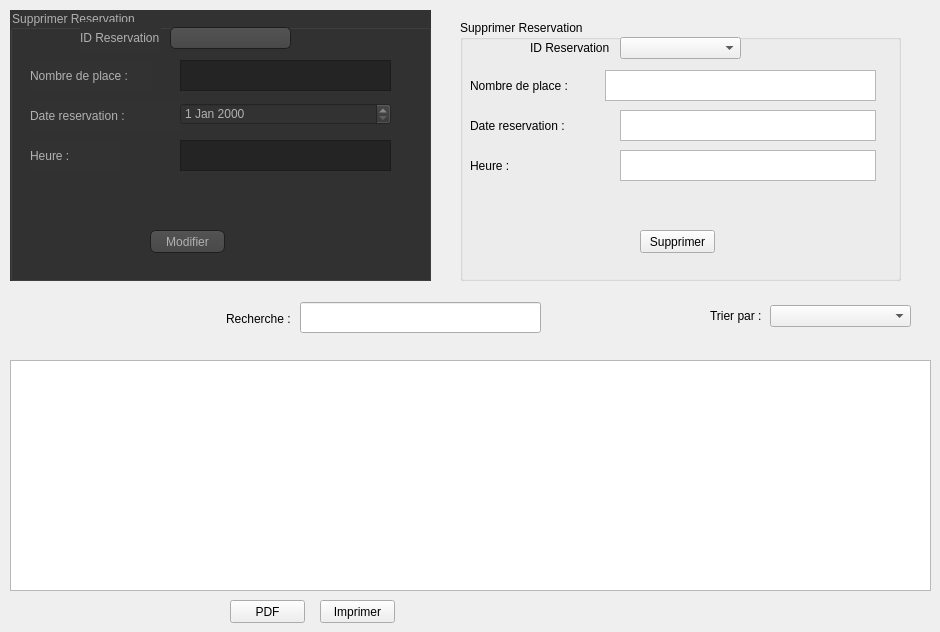
     <widget class="QWidget" name="tab_2">
      <attribute name="title">
       <string>Gerer Reservation</string>
      </attribute>
      <widget class="QGroupBox" name="groupBox_2">
       <property name="geometry">
        <rect>
         <x>460</x>
         <y>20</y>
         <width>441</width>
         <height>261</height>
        </rect>
       </property>
       <property name="styleSheet">
        <string notr="true"/>
       </property>
       <property name="title">
        <string>Supprimer Reservation</string>
       </property>
       <widget class="QComboBox" name="comboBox">
        <property name="geometry">
         <rect>
          <x>160</x>
          <y>17</y>
          <width>121</width>
          <height>22</height>
         </rect>
        </property>
       </widget>
       <widget class="QLabel" name="label">
        <property name="geometry">
         <rect>
          <x>70</x>
          <y>12</y>
          <width>81</width>
          <height>31</height>
         </rect>
        </property>
        <property name="text">
         <string>ID Reservation</string>
        </property>
       </widget>
       <widget class="QPushButton" name="SupprimerBouton">
        <property name="geometry">
         <rect>
          <x>180</x>
          <y>210</y>
          <width>75</width>
          <height>23</height>
         </rect>
        </property>
        <property name="text">
         <string>Supprimer</string>
        </property>
       </widget>
       <widget class="QTextBrowser" name="nbplaceval">
        <property name="geometry">
         <rect>
          <x>145</x>
          <y>50</y>
          <width>271</width>
          <height>31</height>
         </rect>
        </property>
       </widget>
       <widget class="QTextBrowser" name="datereserval">
        <property name="geometry">
         <rect>
          <x>160</x>
          <y>90</y>
          <width>256</width>
          <height>31</height>
         </rect>
        </property>
       </widget>
       <widget class="QTextBrowser" name="heureval">
        <property name="geometry">
         <rect>
          <x>160</x>
          <y>130</y>
          <width>256</width>
          <height>31</height>
         </rect>
        </property>
       </widget>
       <widget class="QLabel" name="label_19">
        <property name="geometry">
         <rect>
          <x>10</x>
          <y>130</y>
          <width>91</width>
          <height>31</height>
         </rect>
        </property>
        <property name="text">
         <string>Heure :</string>
        </property>
       </widget>
       <widget class="QLabel" name="label_24">
        <property name="geometry">
         <rect>
          <x>10</x>
          <y>90</y>
          <width>131</width>
          <height>31</height>
         </rect>
        </property>
        <property name="text">
         <string>Date reservation :</string>
        </property>
       </widget>
       <widget class="QLabel" name="label_18">
        <property name="geometry">
         <rect>
          <x>10</x>
          <y>50</y>
          <width>121</width>
          <height>31</height>
         </rect>
        </property>
        <property name="text">
         <string>Nombre de place :</string>
        </property>
       </widget>
      </widget>
      <widget class="QTableView" name="tablemodifier">
       <property name="geometry">
        <rect>
         <x>10</x>
         <y>360</y>
         <width>921</width>
         <height>231</height>
        </rect>
       </property>
      </widget>
      <widget class="QGroupBox" name="groupBox_3">
       <property name="geometry">
        <rect>
         <x>10</x>
         <y>10</y>
         <width>421</width>
         <height>271</height>
        </rect>
       </property>
       <property name="styleSheet">
        <string notr="true">QToolTip
{
     border: 1px solid black;
     background-color: #ffa02f;
     padding: 1px;
     border-radius: 3px;
     opacity: 100;
}

QWidget
{
    color: #b1b1b1;
    background-color: #323232;
}

QWidget:item:hover
{
    background-color: QLinearGradient( x1: 0, y1: 0, x2: 0, y2: 1, stop: 0 #ffa02f, stop: 1 #ca0619);
    color: #000000;
}

QWidget:item:selected
{
    background-color: QLinearGradient( x1: 0, y1: 0, x2: 0, y2: 1, stop: 0 #ffa02f, stop: 1 #d7801a);
}

QMenuBar::item
{
    background: transparent;
}

QMenuBar::item:selected
{
    background: transparent;
    border: 1px solid #ffaa00;
}

QMenuBar::item:pressed
{
    background: #444;
    border: 1px solid #000;
    background-color: QLinearGradient(
        x1:0, y1:0,
        x2:0, y2:1,
        stop:1 #212121,
        stop:0.4 #343434/*,
        stop:0.2 #343434,
        stop:0.1 #ffaa00*/
    );
    margin-bottom:-1px;
    padding-bottom:1px;
}

QMenu
{
    border: 1px solid #000;
}

QMenu::item
{
    padding: 2px 20px 2px 20px;
}

QMenu::item:selected
{
    color: #000000;
}

QWidget:disabled
{
    color: #404040;
    background-color: #323232;
}

QAbstractItemView
{
    background-color: QLinearGradient( x1: 0, y1: 0, x2: 0, y2: 1, stop: 0 #4d4d4d, stop: 0.1 #646464, stop: 1 #5d5d5d);
}

QWidget:focus
{
    /*border: 2px solid QLinearGradient( x1: 0, y1: 0, x2: 0, y2: 1, stop: 0 #ffa02f, stop: 1 #d7801a);*/
}

QLineEdit
{
    background-color: QLinearGradient( x1: 0, y1: 0, x2: 0, y2: 1, stop: 0 #4d4d4d, stop: 0 #646464, stop: 1 #5d5d5d);
    padding: 1px;
    border-style: solid;
    border: 1px solid #1e1e1e;
    border-radius: 5;
}

QPushButton
{
    color: #b1b1b1;
    background-color: QLinearGradient( x1: 0, y1: 0, x2: 0, y2: 1, stop: 0 #565656, stop: 0.1 #525252, stop: 0.5 #4e4e4e, stop: 0.9 #4a4a4a, stop: 1 #464646);
    border-width: 1px;
    border-color: #1e1e1e;
    border-style: solid;
    border-radius: 6;
    padding: 3px;
    font-size: 12px;
    padding-left: 5px;
    padding-right: 5px;
}

QPushButton:pressed
{
    background-color: QLinearGradient( x1: 0, y1: 0, x2: 0, y2: 1, stop: 0 #2d2d2d, stop: 0.1 #2b2b2b, stop: 0.5 #292929, stop: 0.9 #282828, stop: 1 #252525);
}

QComboBox
{
    selection-background-color: #ffaa00;
    background-color: QLinearGradient( x1: 0, y1: 0, x2: 0, y2: 1, stop: 0 #565656, stop: 0.1 #525252, stop: 0.5 #4e4e4e, stop: 0.9 #4a4a4a, stop: 1 #464646);
    border-style: solid;
    border: 1px solid #1e1e1e;
    border-radius: 5;
}

QComboBox:hover,QPushButton:hover
{
    border: 2px solid QLinearGradient( x1: 0, y1: 0, x2: 0, y2: 1, stop: 0 #ffa02f, stop: 1 #d7801a);
}


QComboBox:on
{
    padding-top: 3px;
    padding-left: 4px;
    background-color: QLinearGradient( x1: 0, y1: 0, x2: 0, y2: 1, stop: 0 #2d2d2d, stop: 0.1 #2b2b2b, stop: 0.5 #292929, stop: 0.9 #282828, stop: 1 #252525);
    selection-background-color: #ffaa00;
}

QComboBox QAbstractItemView
{
    border: 2px solid darkgray;
    selection-background-color: QLinearGradient( x1: 0, y1: 0, x2: 0, y2: 1, stop: 0 #ffa02f, stop: 1 #d7801a);
}

QComboBox::drop-down
{
     subcontrol-origin: padding;
     subcontrol-position: top right;
     width: 15px;

     border-left-width: 0px;
     border-left-color: darkgray;
     border-left-style: solid; /* just a single line */
     border-top-right-radius: 3px; /* same radius as the QComboBox */
     border-bottom-right-radius: 3px;
 }

QComboBox::down-arrow
{
     image: url(:/down_arrow.png);
}

QGroupBox:focus
{
border: 2px solid QLinearGradient( x1: 0, y1: 0, x2: 0, y2: 1, stop: 0 #ffa02f, stop: 1 #d7801a);
}

QTextEdit:focus
{
    border: 2px solid QLinearGradient( x1: 0, y1: 0, x2: 0, y2: 1, stop: 0 #ffa02f, stop: 1 #d7801a);
}

QScrollBar:horizontal {
     border: 1px solid #222222;
     background: QLinearGradient( x1: 0, y1: 0, x2: 0, y2: 1, stop: 0.0 #121212, stop: 0.2 #282828, stop: 1 #484848);
     height: 7px;
     margin: 0px 16px 0 16px;
}

QScrollBar::handle:horizontal
{
      background: QLinearGradient( x1: 0, y1: 0, x2: 1, y2: 0, stop: 0 #ffa02f, stop: 0.5 #d7801a, stop: 1 #ffa02f);
      min-height: 20px;
      border-radius: 2px;
}

QScrollBar::add-line:horizontal {
      border: 1px solid #1b1b19;
      border-radius: 2px;
      background: QLinearGradient( x1: 0, y1: 0, x2: 1, y2: 0, stop: 0 #ffa02f, stop: 1 #d7801a);
      width: 14px;
      subcontrol-position: right;
      subcontrol-origin: margin;
}

QScrollBar::sub-line:horizontal {
      border: 1px solid #1b1b19;
      border-radius: 2px;
      background: QLinearGradient( x1: 0, y1: 0, x2: 1, y2: 0, stop: 0 #ffa02f, stop: 1 #d7801a);
      width: 14px;
     subcontrol-position: left;
     subcontrol-origin: margin;
}

QScrollBar::right-arrow:horizontal, QScrollBar::left-arrow:horizontal
{
      border: 1px solid black;
      width: 1px;
      height: 1px;
      background: white;
}

QScrollBar::add-page:horizontal, QScrollBar::sub-page:horizontal
{
      background: none;
}

QScrollBar:vertical
{
      background: QLinearGradient( x1: 0, y1: 0, x2: 1, y2: 0, stop: 0.0 #121212, stop: 0.2 #282828, stop: 1 #484848);
      width: 7px;
      margin: 16px 0 16px 0;
      border: 1px solid #222222;
}

QScrollBar::handle:vertical
{
      background: QLinearGradient( x1: 0, y1: 0, x2: 0, y2: 1, stop: 0 #ffa02f, stop: 0.5 #d7801a, stop: 1 #ffa02f);
      min-height: 20px;
      border-radius: 2px;
}

QScrollBar::add-line:vertical
{
      border: 1px solid #1b1b19;
      border-radius: 2px;
      background: QLinearGradient( x1: 0, y1: 0, x2: 0, y2: 1, stop: 0 #ffa02f, stop: 1 #d7801a);
      height: 14px;
      subcontrol-position: bottom;
      subcontrol-origin: margin;
}

QScrollBar::sub-line:vertical
{
      border: 1px solid #1b1b19;
      border-radius: 2px;
      background: QLinearGradient( x1: 0, y1: 0, x2: 0, y2: 1, stop: 0 #d7801a, stop: 1 #ffa02f);
      height: 14px;
      subcontrol-position: top;
      subcontrol-origin: margin;
}

QScrollBar::up-arrow:vertical, QScrollBar::down-arrow:vertical
{
      border: 1px solid black;
      width: 1px;
      height: 1px;
      background: white;
}


QScrollBar::add-page:vertical, QScrollBar::sub-page:vertical
{
      background: none;
}

QTextEdit
{
    background-color: #242424;
}

QPlainTextEdit
{
    background-color: #242424;
}

QHeaderView::section
{
    background-color: QLinearGradient(x1:0, y1:0, x2:0, y2:1, stop:0 #616161, stop: 0.5 #505050, stop: 0.6 #434343, stop:1 #656565);
    color: white;
    padding-left: 4px;
    border: 1px solid #6c6c6c;
}

QCheckBox:disabled
{
color: #414141;
}

QDockWidget::title
{
    text-align: center;
    spacing: 3px; /* spacing between items in the tool bar */
    background-color: QLinearGradient(x1:0, y1:0, x2:0, y2:1, stop:0 #323232, stop: 0.5 #242424, stop:1 #323232);
}

QDockWidget::close-button, QDockWidget::float-button
{
    text-align: center;
    spacing: 1px; /* spacing between items in the tool bar */
    background-color: QLinearGradient(x1:0, y1:0, x2:0, y2:1, stop:0 #323232, stop: 0.5 #242424, stop:1 #323232);
}

QDockWidget::close-button:hover, QDockWidget::float-button:hover
{
    background: #242424;
}

QDockWidget::close-button:pressed, QDockWidget::float-button:pressed
{
    padding: 1px -1px -1px 1px;
}

QMainWindow::separator
{
    background-color: QLinearGradient(x1:0, y1:0, x2:0, y2:1, stop:0 #161616, stop: 0.5 #151515, stop: 0.6 #212121, stop:1 #343434);
    color: white;
    padding-left: 4px;
    border: 1px solid #4c4c4c;
    spacing: 3px; /* spacing between items in the tool bar */
}

QMainWindow::separator:hover
{

    background-color: QLinearGradient(x1:0, y1:0, x2:0, y2:1, stop:0 #d7801a, stop:0.5 #b56c17 stop:1 #ffa02f);
    color: white;
    padding-left: 4px;
    border: 1px solid #6c6c6c;
    spacing: 3px; /* spacing between items in the tool bar */
}

QToolBar::handle
{
     spacing: 3px; /* spacing between items in the tool bar */
     background: url(:/images/handle.png);
}

QMenu::separator
{
    height: 2px;
    background-color: QLinearGradient(x1:0, y1:0, x2:0, y2:1, stop:0 #161616, stop: 0.5 #151515, stop: 0.6 #212121, stop:1 #343434);
    color: white;
    padding-left: 4px;
    margin-left: 10px;
    margin-right: 5px;
}

QProgressBar
{
    border: 2px solid grey;
    border-radius: 5px;
    text-align: center;
}

QProgressBar::chunk
{
    background-color: #d7801a;
    width: 2.15px;
    margin: 0.5px;
}

QTabBar::tab {
    color: #b1b1b1;
    border: 1px solid #444;
    border-bottom-style: none;
    background-color: #323232;
    padding-left: 10px;
    padding-right: 10px;
    padding-top: 3px;
    padding-bottom: 2px;
    margin-right: -1px;
}

QTabWidget::pane {
    border: 1px solid #444;
    top: 1px;
}

QTabBar::tab:last
{
    margin-right: 0; /* the last selected tab has nothing to overlap with on the right */
    border-top-right-radius: 3px;
}

QTabBar::tab:first:!selected
{
 margin-left: 0px; /* the last selected tab has nothing to overlap with on the right */


    border-top-left-radius: 3px;
}

QTabBar::tab:!selected
{
    color: #b1b1b1;
    border-bottom-style: solid;
    margin-top: 3px;
    background-color: QLinearGradient(x1:0, y1:0, x2:0, y2:1, stop:1 #212121, stop:.4 #343434);
}

QTabBar::tab:selected
{
    border-top-left-radius: 3px;
    border-top-right-radius: 3px;
    margin-bottom: 0px;
}

QTabBar::tab:!selected:hover
{
    /*border-top: 2px solid #ffaa00;
    padding-bottom: 3px;*/
    border-top-left-radius: 3px;
    border-top-right-radius: 3px;
    background-color: QLinearGradient(x1:0, y1:0, x2:0, y2:1, stop:1 #212121, stop:0.4 #343434, stop:0.2 #343434, stop:0.1 #ffaa00);
}

QRadioButton::indicator:checked, QRadioButton::indicator:unchecked{
    color: #b1b1b1;
    background-color: #323232;
    border: 1px solid #b1b1b1;
    border-radius: 6px;
}

QRadioButton::indicator:checked
{
    background-color: qradialgradient(
        cx: 0.5, cy: 0.5,
        fx: 0.5, fy: 0.5,
        radius: 1.0,
        stop: 0.25 #ffaa00,
        stop: 0.3 #323232
    );
}

QCheckBox::indicator{
    color: #b1b1b1;
    background-color: #323232;
    border: 1px solid #b1b1b1;
    width: 9px;
    height: 9px;
}

QRadioButton::indicator
{
    border-radius: 6px;
}

QRadioButton::indicator:hover, QCheckBox::indicator:hover
{
    border: 1px solid #ffaa00;
}

QCheckBox::indicator:checked
{
    image:url(:/images/checkbox.png);
}

QCheckBox::indicator:disabled, QRadioButton::indicator:disabled
{
    border: 1px solid #444;
}</string>
       </property>
       <property name="title">
        <string>Supprimer Reservation</string>
       </property>
       <widget class="QComboBox" name="comboBox_modif">
        <property name="geometry">
         <rect>
          <x>160</x>
          <y>17</y>
          <width>121</width>
          <height>22</height>
         </rect>
        </property>
       </widget>
       <widget class="QLabel" name="label_2">
        <property name="geometry">
         <rect>
          <x>70</x>
          <y>12</y>
          <width>81</width>
          <height>31</height>
         </rect>
        </property>
        <property name="text">
         <string>ID Reservation</string>
        </property>
       </widget>
       <widget class="QPushButton" name="ModifierBouton">
        <property name="geometry">
         <rect>
          <x>140</x>
          <y>220</y>
          <width>75</width>
          <height>23</height>
         </rect>
        </property>
        <property name="text">
         <string>Modifier</string>
        </property>
       </widget>
       <widget class="QTextEdit" name="heure_modif">
        <property name="geometry">
         <rect>
          <x>170</x>
          <y>130</y>
          <width>211</width>
          <height>31</height>
         </rect>
        </property>
       </widget>
       <widget class="QTextEdit" name="nbplace_modif">
        <property name="geometry">
         <rect>
          <x>170</x>
          <y>50</y>
          <width>211</width>
          <height>31</height>
         </rect>
        </property>
       </widget>
       <widget class="QLabel" name="label_23">
        <property name="geometry">
         <rect>
          <x>20</x>
          <y>90</y>
          <width>151</width>
          <height>31</height>
         </rect>
        </property>
        <property name="styleSheet">
         <string notr="true"/>
        </property>
        <property name="text">
         <string>Date reservation :</string>
        </property>
       </widget>
       <widget class="QLabel" name="label_16">
        <property name="geometry">
         <rect>
          <x>20</x>
          <y>50</y>
          <width>121</width>
          <height>31</height>
         </rect>
        </property>
        <property name="text">
         <string>Nombre de place :</string>
        </property>
       </widget>
       <widget class="QLabel" name="label_17">
        <property name="geometry">
         <rect>
          <x>20</x>
          <y>130</y>
          <width>91</width>
          <height>31</height>
         </rect>
        </property>
        <property name="text">
         <string>Heure :</string>
        </property>
       </widget>
       <widget class="QDateEdit" name="dateresermodif">
        <property name="geometry">
         <rect>
          <x>170</x>
          <y>93</y>
          <width>211</width>
          <height>22</height>
         </rect>
        </property>
       </widget>
      </widget>
      <widget class="QLabel" name="label_3">
       <property name="geometry">
        <rect>
         <x>226</x>
         <y>303</y>
         <width>91</width>
         <height>31</height>
        </rect>
       </property>
       <property name="styleSheet">
        <string notr="true">color: rgb(0, 0, 0);</string>
       </property>
       <property name="text">
        <string>Recherche :</string>
       </property>
      </widget>
      <widget class="QLabel" name="label_4">
       <property name="geometry">
        <rect>
         <x>710</x>
         <y>300</y>
         <width>91</width>
         <height>31</height>
        </rect>
       </property>
       <property name="styleSheet">
        <string notr="true">color: rgb(0, 0, 0);</string>
       </property>
       <property name="text">
        <string>Trier par :</string>
       </property>
      </widget>
      <widget class="QLineEdit" name="recherche">
       <property name="geometry">
        <rect>
         <x>300</x>
         <y>302</y>
         <width>241</width>
         <height>31</height>
        </rect>
       </property>
      </widget>
      <widget class="QComboBox" name="comboBox_Tri">
       <property name="geometry">
        <rect>
         <x>770</x>
         <y>305</y>
         <width>141</width>
         <height>22</height>
        </rect>
       </property>
      </widget>
      <widget class="QPushButton" name="pushButton">
       <property name="geometry">
        <rect>
         <x>230</x>
         <y>600</y>
         <width>75</width>
         <height>23</height>
        </rect>
       </property>
       <property name="text">
        <string>PDF</string>
       </property>
      </widget>
      <widget class="QPushButton" name="pushButton_2">
       <property name="geometry">
        <rect>
         <x>320</x>
         <y>600</y>
         <width>75</width>
         <height>23</height>
        </rect>
       </property>
       <property name="text">
        <string>Imprimer</string>
       </property>
      </widget>
     </widget>
